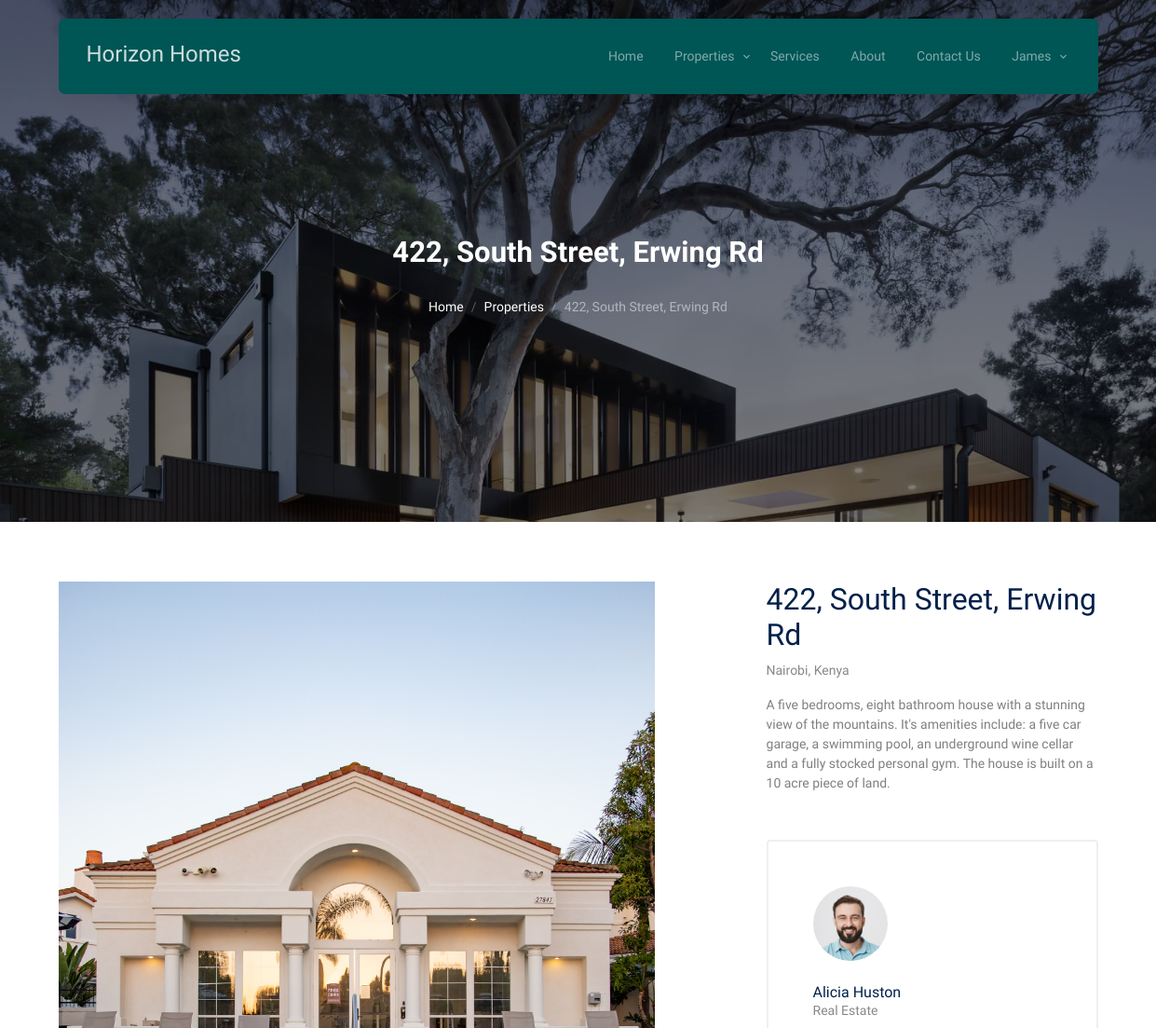
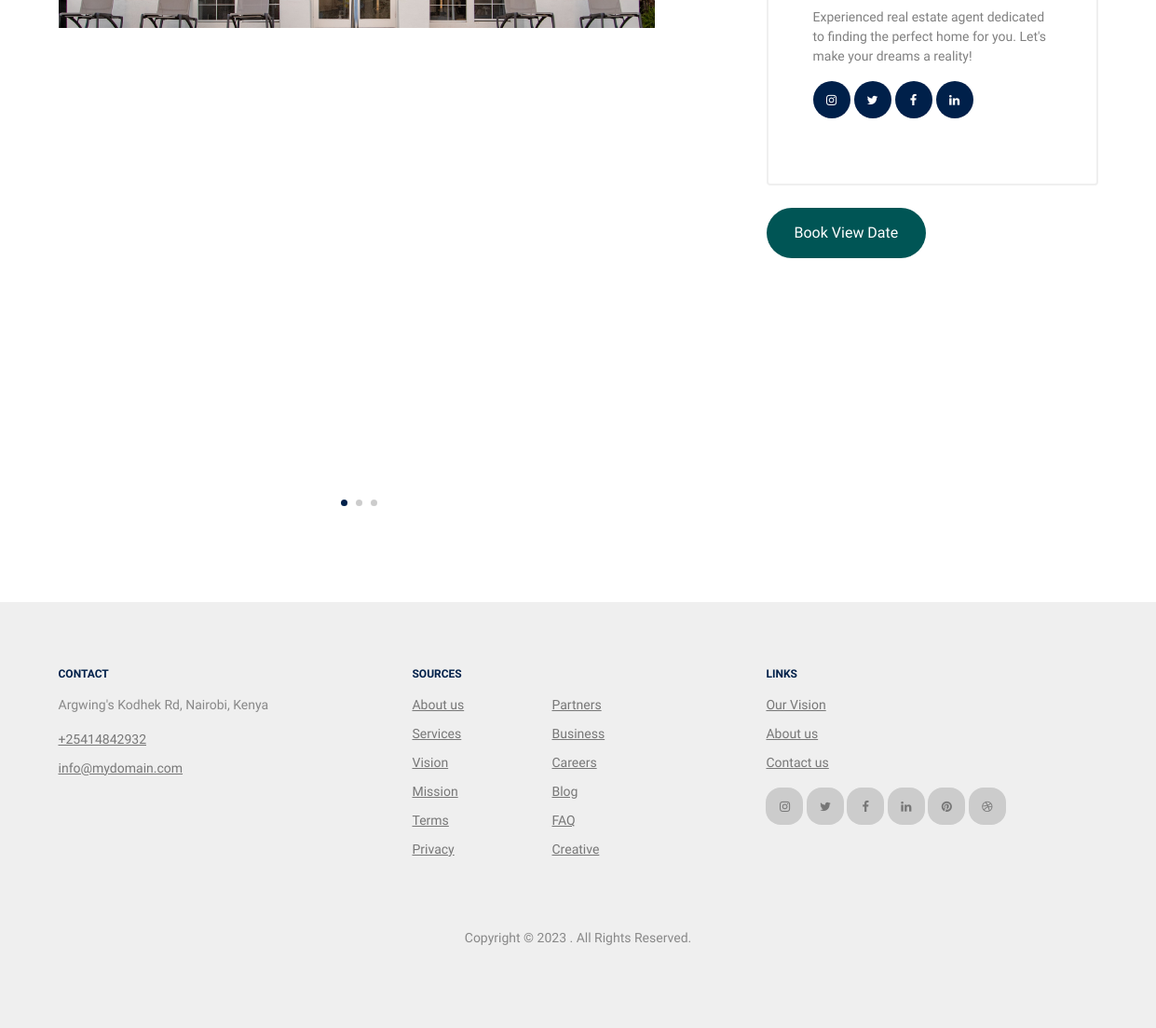
/property/e355ea65-e6cb-4544-a37e-de2a14f88c65 (signed in), run on the app's committed database (2 pictures, top to bottom).
### horizon_main/models.py (models this page shows, shortened)
class Property(models.Model):
    id = models.UUIDField(primary_key=True, auto_created=True, default=uuid.uuid4, editable=False)
    name = models.CharField(max_length=255, blank=True, null=True, default='')
    description = models.TextField()
    location = models.TextField()
    county = models.CharField(max_length=255, blank=True, null=True, default='')
    country = models.CharField(max_length=255, blank=True, null=True, default='')
    bedrooms = models.IntegerField()
    bathrooms = models.IntegerField()
    price = models.DecimalField(max_digits=10, decimal_places=2, blank=True, null=True, default=0)
    images = models.ImageField(upload_to=f'houses/{id}')
    listed_at = models.DateTimeField(auto_now_add=True)
    class Meta:
        verbose_name = 'Property'
        verbose_name_plural = 'Properties'

### horizon_main/views.py (the view)
# urls.py: path('property/<uuid:property_id>', views.single_property, name='single_property'),
@login_required
def single_property(request, property_id):
    the_property = Property.objects.get(pk=property_id)
    form = ViewRequestForm()
    return render(request, 'property-single.html', {"property": the_property, "form":form})

### templates/property-single.html (shortened to what this page needs)
{% extends 'layouts/base_template.html' %}
{% load crispy_forms_filters %}
{% load static %}
{% block content %}
	<div
			class="hero page-inner overlay"
			style="background-image: url('{% static 'app/images/hero_bg_3.jpg' %}')"
	>
		<div class="container">
			<div class="row justify-content-center align-items-center">
				<div class="col-lg-9 text-center mt-5">
					<h1 class="heading" data-aos="fade-up">
						{{ property.location }}
					</h1>
					<nav
							aria-label="breadcrumb"
							data-aos="fade-up"
							data-aos-delay="200"
					>
						<ol class="breadcrumb text-center justify-content-center">
							<li class="breadcrumb-item"><a href="{% url 'home' %}">Home</a></li>
							<li class="breadcrumb-item">
								<a href="{% url 'properties' %}">Properties</a>
							</li>
							<li
									class="breadcrumb-item active text-white-50"
									aria-current="page"
							>
								{{ property.location }}
							</li>
						</ol>
					</nav>
				</div>
			</div>
		</div>
	</div>
	<div class="section">
		<div class="container">
			<div class="row justify-content-between">
				<div class="col-lg-7">
					<div class="img-property-slide-wrap">
						<div class="img-property-slide">
							<img src="{{ property.images.url }}" alt="Image" class="img-fluid"/>
						</div>
					</div>
				</div>
				<div class="col-lg-4">
					<h2 class="heading text-primary">{{ property.location }}</h2>
					<p class="meta">{{ property.county }}, {{ property.country }}</p>
					<p class="text-black-50">
						{{ property.description }}
					</p>
					<div class="d-block agent-box p-5">
						<div class="img mb-4">
							<img
									src="{% static 'app/images/person_2-min.jpg' %}"
									alt="Image"
									class="img-fluid"
							/>
						</div>
						<div class="text">
							<h3 class="mb-0">Alicia Huston</h3>
							<div class="meta mb-3">Real Estate</div>
							<p>
								Experienced real estate agent dedicated to finding the perfect home for you. Let's make
								your dreams a reality!
							</p>
							<ul class="list-unstyled social dark-hover d-flex">
								<li class="me-1">
									<a href="#"><span class="icon-instagram"></span></a>
								</li>
								<li class="me-1">
									<a href="#"><span class="icon-twitter"></span></a>
								</li>
								<li class="me-1">
									<a href="#"><span class="icon-facebook"></span></a>
								</li>
								<li class="me-1">
									<a href="#"><span class="icon-linkedin"></span></a>
								</li>
							</ul>
						</div>
					</div>
					<button type="button" class="mt-2 mt-md-4 btn btn-primary" data-bs-toggle="modal"
					        data-bs-target="#exampleModal">
						Book View Date
					</button>
				</div>
			</div>
		</div>
	</div>
{% endblock %}

### templates/partials/navbar.html (shortened to what this page needs)
<nav class="site-nav">
	<div class="container">
		<div class="menu-bg-wrap">
			<div class="site-navigation">
				<a href="{% url 'home' %}" class="logo m-0 float-start">Horizon Homes</a>
				<ul
						class="js-clone-nav d-none d-lg-inline-block text-start site-menu float-end"
				>
					<li class="{% if '/' == request.path %}active{% endif %}"><a href="{% url 'home' %}">Home</a></li>
					<li class="has-children {% if 'properties' in request.path %}active{% endif %}">
						<a href="{% url 'properties' %}">Properties</a>
					</li>
					<li class="{% if 'services' in request.path %}active{% endif %}"><a href="{% url 'services' %}">Services</a></li>
					<li class="{% if 'about' in request.path %}active{% endif %}"><a href="{% url 'about' %}">About</a></li>
					<li class="{% if 'contact' in request.path %}active{% endif %}"><a href="{% url 'contact' %}">Contact Us</a></li>
					<li class="has-children {% if user.is_authenticated %}{% else %}d-none{% endif %}">
						<a href="#" class="text-capitalize">{{ user.username }}</a>
					</li>
				</ul>
			</div>
		</div>
	</div>
</nav>

### static/app/css/tiny-slider.css (style rules this page uses)
.tns-slider { -webkit-transition:all 0s;-moz-transition:all 0s;transition:all 0s }
.tns-slider>.tns-item { -webkit-box-sizing:border-box;-moz-box-sizing:border-box;box-sizing:border-box }
.tns-horizontal.tns-subpixel { white-space:nowrap }
.tns-horizontal.tns-subpixel>.tns-item { display:inline-block;vertical-align:top;white-space:normal }

### data on the page
Property: location "422, South Street, Erwing Rd", images (picture), county "Nairobi", country "Kenya", description "A five bedrooms, eight bathroom house with a stunning view of the mountains. It's amenities include: a five car garage, a swimming pool, an underground wine cellar and a fully stocked personal gym. The house is built on a 10 acre piece of land."

### other printed values
{{ user.username }} "James"
